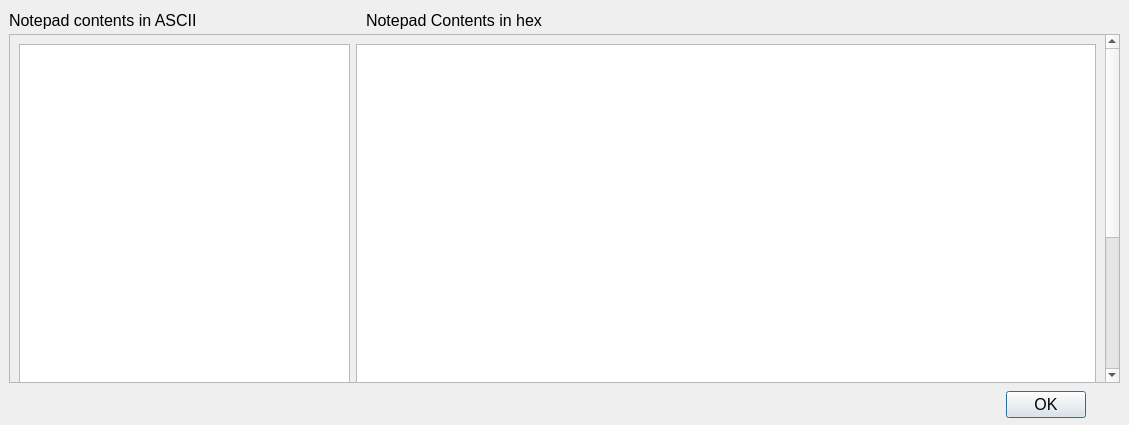
<?xml version="1.0" encoding="UTF-8"?>
<ui version="4.0">
 <class>NotePadDialog</class>
 <widget class="QDialog" name="NotePadDialog">
  <property name="geometry">
   <rect>
    <x>0</x>
    <y>0</y>
    <width>1129</width>
    <height>425</height>
   </rect>
  </property>
  <property name="font">
   <font>
    <pointsize>12</pointsize>
   </font>
  </property>
  <property name="windowTitle">
   <string>Dialog</string>
  </property>
  <widget class="QScrollArea" name="scrollArea">
   <property name="geometry">
    <rect>
     <x>9</x>
     <y>34</y>
     <width>1111</width>
     <height>349</height>
    </rect>
   </property>
   <property name="widgetResizable">
    <bool>true</bool>
   </property>
   <widget class="QWidget" name="scrollAreaWidgetContents">
    <property name="geometry">
     <rect>
      <x>0</x>
      <y>-241</y>
      <width>1095</width>
      <height>588</height>
     </rect>
    </property>
    <layout class="QHBoxLayout" name="horizontalLayout">
     <item>
      <widget class="QTextEdit" name="asciiNotepadTextEdit">
       <property name="minimumSize">
        <size>
         <width>300</width>
         <height>570</height>
        </size>
       </property>
       <property name="font">
        <font>
         <family>Ubuntu Mono</family>
        </font>
       </property>
      </widget>
     </item>
     <item>
      <widget class="QTextEdit" name="hexNotepadTextEdit">
       <property name="minimumSize">
        <size>
         <width>740</width>
         <height>570</height>
        </size>
       </property>
       <property name="font">
        <font>
         <family>Ubuntu Mono</family>
        </font>
       </property>
      </widget>
     </item>
    </layout>
   </widget>
  </widget>
  <widget class="QWidget" name="">
   <property name="geometry">
    <rect>
     <x>9</x>
     <y>9</y>
     <width>533</width>
     <height>22</height>
    </rect>
   </property>
   <layout class="QHBoxLayout" name="horizontalLayout_2">
    <item>
     <widget class="QLabel" name="notepadAsciiLabel">
      <property name="text">
       <string>Notepad contents in ASCII</string>
      </property>
     </widget>
    </item>
    <item>
     <spacer name="horizontalSpacer">
      <property name="orientation">
       <enum>Qt::Horizontal</enum>
      </property>
      <property name="sizeHint" stdset="0">
       <size>
        <width>148</width>
        <height>20</height>
       </size>
      </property>
     </spacer>
    </item>
    <item>
     <widget class="QLabel" name="hexNotepadContentsLabel">
      <property name="text">
       <string>Notepad Contents in hex</string>
      </property>
     </widget>
    </item>
   </layout>
  </widget>
  <widget class="QWidget" name="">
   <property name="geometry">
    <rect>
     <x>60</x>
     <y>390</y>
     <width>1026</width>
     <height>29</height>
    </rect>
   </property>
   <layout class="QHBoxLayout" name="horizontalLayout_3">
    <item>
     <spacer name="horizontalSpacer_2">
      <property name="orientation">
       <enum>Qt::Horizontal</enum>
      </property>
      <property name="sizeHint" stdset="0">
       <size>
        <width>938</width>
        <height>20</height>
       </size>
      </property>
     </spacer>
    </item>
    <item>
     <widget class="QDialogButtonBox" name="notePadButtonBox">
      <property name="orientation">
       <enum>Qt::Horizontal</enum>
      </property>
      <property name="standardButtons">
       <set>QDialogButtonBox::Ok</set>
      </property>
     </widget>
    </item>
   </layout>
  </widget>
 </widget>
 <resources/>
 <connections>
  <connection>
   <sender>notePadButtonBox</sender>
   <signal>accepted()</signal>
   <receiver>NotePadDialog</receiver>
   <slot>accept()</slot>
   <hints>
    <hint type="sourcelabel">
     <x>248</x>
     <y>254</y>
    </hint>
    <hint type="destinationlabel">
     <x>157</x>
     <y>274</y>
    </hint>
   </hints>
  </connection>
  <connection>
   <sender>notePadButtonBox</sender>
   <signal>rejected()</signal>
   <receiver>NotePadDialog</receiver>
   <slot>reject()</slot>
   <hints>
    <hint type="sourcelabel">
     <x>316</x>
     <y>260</y>
    </hint>
    <hint type="destinationlabel">
     <x>286</x>
     <y>274</y>
    </hint>
   </hints>
  </connection>
 </connections>
</ui>
